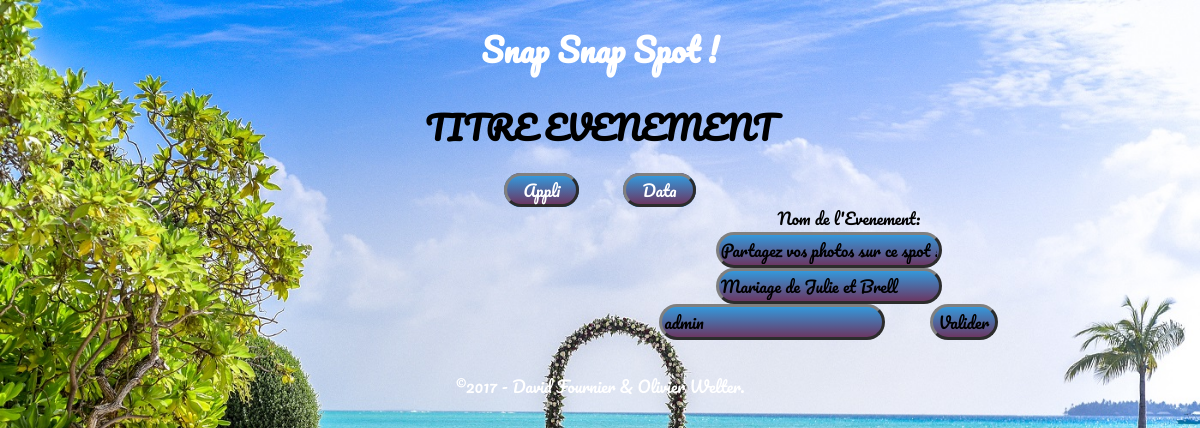
/adm.php (signed in), run on an earlier commit of the app's database.
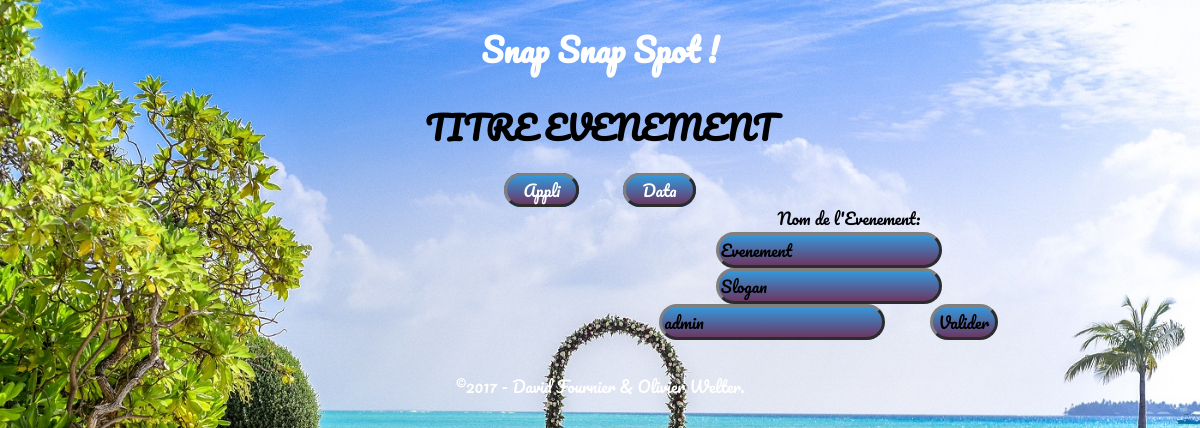
And on a later commit of the database.
### tables this page shows
CREATE TABLE "parametres" ("id" INTEGER PRIMARY KEY  AUTOINCREMENT  NOT NULL , "evenement" VARCHAR, "slogan" VARCHAR, "mdp" VARCHAR);

### adm.php (the view, shortened to what this page needs)
 <?php
$db = new PDO('sqlite:snapspot.sqlite');
$db->setAttribute(PDO::ATTR_ERRMODE, PDO::ERRMODE_WARNING);
    $q = $db->query('SELECT slogan, evenement, mdp FROM parametres WHERE id = 1');
    $donnees = $q->fetch(PDO::FETCH_ASSOC);
?>
<!DOCTYPE html>
<html xmlns="http://www.w3.org/1999/xhtml" lang="fr">
	<head>
		<link rel="stylesheet" href="./css/default.css" title = "default">
	</head>
	<body>
		<header>
		<center><h1><a href="index.php">Snap Snap Spot !</a></h1></center>
		</header>
		<h1>TITRE EVENEMENT</h1>
<?php
if($_SESSION['login'] !== 'admin')
{
    include '/php.adminconnect.php';
}
 else {
 echo '<center><ul id="menu_horizontal">
    <li class="btn" ><a href="adm.php?page=appli">Appli</a></li>
    <li class="btn" ><a href="adm.php?page=data">Data</a></li>
    <form action="" method="post" id="adminappli">
        <label class="position">Nom de l\'Evenement:</label><br>';
        echo "<input class='position' type='text' name='slogan' value='".$donnees['slogan']."'  />";
        echo "<input class='position' type='text' name='evenement' value='".$donnees['evenement']."' />";
        echo "<input class='position' type='text' name='mdp' value='".$donnees['mdp']."' />";
        echo " <input class='btn' type='submit' name='valider' value='Valider'/><br>";
    echo '</form>';
echo '</ul></center>';
 }
?>
		<footer>
            <center>
		<p>&copy;2017 - David Fournier&nbsp;&amp;&nbsp;Olivier Welter.</p>
            </center>
        </footer>
	</body>
</html>

### css/default.css (style rules this page uses)
@media screen and (min-width: 750px) { .position { margin-left: 40%; } }
@media screen and (min-width: 750px) { html { background-image: url('accueil.jpg'); background-size: cover; background-repeat : no-repeat; background-attachment: fixed; } }
@media screen and (min-width: 750px) { body { font-family: Pacifico; font-size: 1em; } }
@media screen and (min-width: 750px) { h1,a,p { text-decoration: none; text-align: center; } }
@media screen and (min-width: 750px) { a, footer p { color: white; } }
@media screen and (min-width: 750px) { p { display: inline-block; } }
@media screen and (min-width: 750px) { ul#menu_horizontal li { display : inline; padding : 0 1em; } }
@media screen and (min-width: 750px) { ul#menu_horizontal { list-style-type : none; } }
@media screen and (min-width: 750px) { ul li a { width:auto; } }
@media screen and (min-width: 750px) { .btn, input { margin-right: 2.5em; background: #3498db; border-radius: 28px; border: 3px grey outset; font-family: Pacifico; font-size: 1em; background-image: linear-gradient(to bottom, #3498db, #6b3763); } }

What changed in the data, as far as the page shows it:
changed parametres "admin": slogan "Partagez vos photos sur ce spot !" → "Evenement"; evenement "Mariage de Julie et Brell" → "Slogan"
